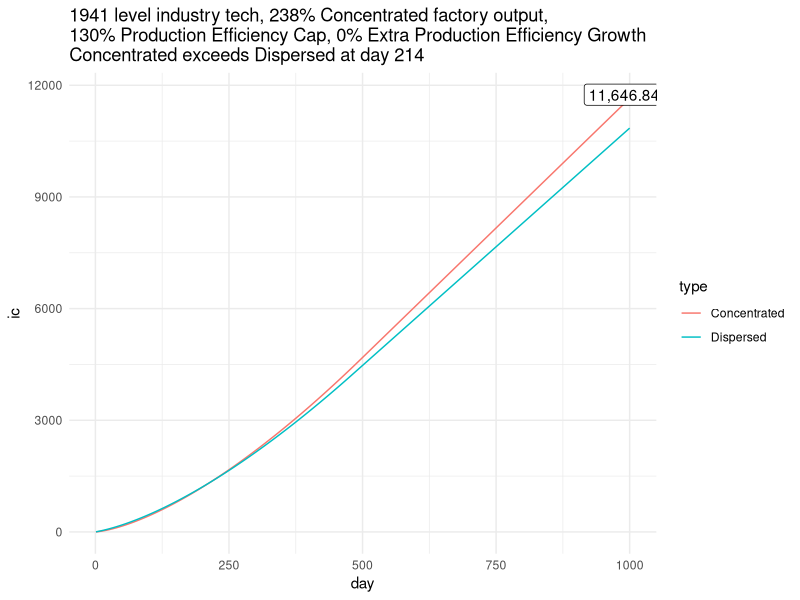

Here is the R script that generated this plot:
library(dplyr)
library(scales)
library(ggplot2)
## change modifiers here
prod_eff_growth = 0
prod_eff_cap_base = 0.9
factory_output = 4.5
factory_output_base = 1.78
industry_tech_level = 4
current_eff = 0.5
## if you don't want to do retention calculation then set this to 0
retention_base = 0.2
## days of calculation
days = 1000
## days to plot in case the break-even point is too small
plot_days = 1000
if(industry_tech_level == 0){
  industry_tech_year = 1934
}else if(industry_tech_level == 1){
  industry_tech_year = 1936
}else if(industry_tech_level == 2){
  industry_tech_year = 1937
}else if(industry_tech_level == 3){
  industry_tech_year = 1939
}else if(industry_tech_level == 4){
  industry_tech_year = 1941
}else if(industry_tech_level == 5){
  industry_tech_year = 1943
}
prod_eff_cap = prod_eff_cap_base+0.1*industry_tech_level
factory_output_c = factory_output_base+0.15*industry_tech_level
factory_output_d = factory_output_base+0.1*industry_tech_level
factory_retention = 0.1*industry_tech_level
prod_eff_base_d = current_eff * (retention_base+(1-retention_base)*factory_retention)
prod_eff_base_c = current_eff * retention_base
ic_c = vector("numeric", days)
ic_d = vector("numeric", days)
for(i in 1:days){
  ic_c[i] = factory_output*factory_output_c*prod_eff_base_c
  ic_d[i] = factory_output*factory_output_d*prod_eff_base_d
  prod_eff_base_c = min(prod_eff_base_c+0.001*(prod_eff_cap)^2/prod_eff_base_c*(1+prod_eff_growth),prod_eff_cap)
  prod_eff_base_d = min(prod_eff_base_d+0.001*(prod_eff_cap)^2/prod_eff_base_d*(1+prod_eff_growth),prod_eff_cap)
}
ic_cum_c = ic_c
ic_cum_d = ic_d
for(i in 2:days){
  ic_cum_c[i] = ic_cum_c[i-1]+ic_c[i]
  ic_cum_d[i] = ic_cum_d[i-1]+ic_d[i]
}
plot_data = data.frame(day=rep(1:plot_days,times=2),ic=c(ic_cum_c[1:plot_days],ic_cum_d[1:plot_days]),type=rep(c('Concentrated','Dispersed'),each=plot_days))
intersection_label = min(which(ic_cum_c >= ic_cum_d))
ggplot(plot_data) + geom_line(aes(x=day,y=ic,colour=type))+
  geom_label(aes(x=day,y=ic,label = format(round(ic,2),big.mark=",",scientific=FALSE)), 
             data = . %>% filter(row_number() == plot_days),nudge_x=-10, nudge_y=100) + 
  labs(title = paste0(industry_tech_year, " level industry tech, ",
                      label_percent()(factory_output_c)," Concentrated factory output,\n",
                      label_percent()(prod_eff_cap)," Production Efficiency Cap, ",
                      label_percent()(prod_eff_growth)," Extra Production Efficiency Growth\nConcentrated exceeds Dispersed at day ", intersection_label)) +
  theme_minimal()
